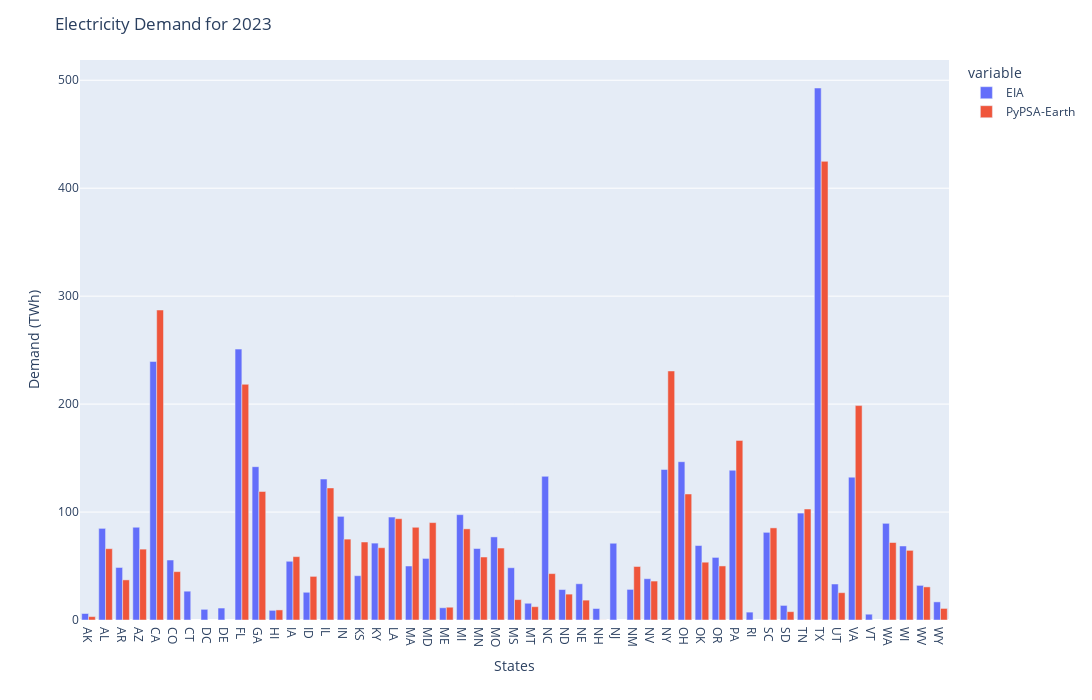

The cell this chart's notebook holds for it:
### Code cell
fig = px.bar(demand_total, barmode='group')
fig.update_layout(width=2500, 
                  height=700, 
                  yaxis_title='Demand (TWh)',
                  xaxis_title='States',
                  title=f'Electricity Demand for {horizon}')
fig.show()

### Figure 1 — Plotly figure (JSON) as saved in the notebook; plotly's stock layout.template omitted (floating-point values rounded to 4 significant figures)
{"data": [{"alignmentgroup": "True", "hovertemplate": "variable=EIA<br>index=%{x}<br>value=%{y}<extra></extra>", "legendgroup": "EIA", "marker": {"color": "#636efa", "pattern": {"shape": ""}}, "name": "EIA", "offsetgroup": "EIA", "orientation": "v", "showlegend": true, "textposition": "auto", "type": "bar", "x": ["AK", "AL", "AR", "AZ", "CA", "CO", "CT", "DC", "DE", "FL", "GA", "HI", "IA", "ID", "IL", "IN", "KS", "KY", "LA", "MA", "MD", "ME", "MI", "MN", "MO", "MS", "MT", "NC", "ND", "NE", "NH", "NJ", "NM", "NV", "NY", "OH", "OK", "OR", "PA", "RI", "SC", "SD", "TN", "TX", "UT", "VA", "VT", "WA", "WI", "WV", "WY"], "xaxis": "x", "y": [6.025, 84.88, 48.65, 85.92, 239.5, 55.57, 26.68, 9.88, 11.08, 250.9, 142.0, 8.927, 54.4, 25.67, 130.6, 96.0, 41.05, 71.22, 95.37, 50.01, 57.03, 11.34, 97.59, 66.22, 76.98, 48.42, 15.51, 133.1, 28.2, 33.57, 10.63, 71.1, 28.35, 38.25, 139.4, 146.6, 68.98, 57.98, 138.7, 7.301, 81.2, 13.51, 99.05, 492.8, 33.34, 132.3, 5.364, 89.55, 68.56, 32.07, 16.79], "yaxis": "y"}, {"alignmentgroup": "True", "hovertemplate": "variable=PyPSA-Earth<br>index=%{x}<br>value=%{y}<extra></extra>", "legendgroup": "PyPSA-Earth", "marker": {"color": "#EF553B", "pattern": {"shape": ""}}, "name": "PyPSA-Earth", "offsetgroup": "PyPSA-Earth", "orientation": "v", "showlegend": true, "textposition": "auto", "type": "bar", "x": ["AK", "AL", "AR", "AZ", "CA", "CO", "CT", "DC", "DE", "FL", "GA", "HI", "IA", "ID", "IL", "IN", "KS", "KY", "LA", "MA", "MD", "ME", "MI", "MN", "MO", "MS", "MT", "NC", "ND", "NE", "NH", "NJ", "NM", "NV", "NY", "OH", "OK", "OR", "PA", "RI", "SC", "SD", "TN", "TX", "UT", "VA", "VT", "WA", "WI", "WV", "WY"], "xaxis": "x", "y": [3.14, 66.05, 37.16, 65.67, 287.2, 44.8, NaN, NaN, NaN, 218.3, 119.1, 9.35, 58.7, 40.41, 122.3, 74.92, 72.25, 66.96, 93.84, 85.9, 90.23, 11.84, 84.43, 58.34, 66.66, 18.88, 12.33, 42.97, 23.97, 18.41, 0.07, NaN, 49.57, 36.07, 230.7, 116.7, 53.54, 50.08, 166.4, NaN, 85.34, 7.73, 102.8, 424.9, 25.31, 198.6, NaN, 71.78, 64.51, 30.67, 10.72], "yaxis": "y"}], "layout": {"barmode": "group", "height": 700, "legend": {"title": {"text": "variable"}, "tracegroupgap": 0}, "margin": {"t": 60}, "title": {"text": "Electricity Demand for 2023"}, "width": 2500, "xaxis": {"anchor": "y", "domain": [0, 1], "title": {"text": "States"}}, "yaxis": {"anchor": "x", "domain": [0, 1], "title": {"text": "Demand (TWh)"}}}}
